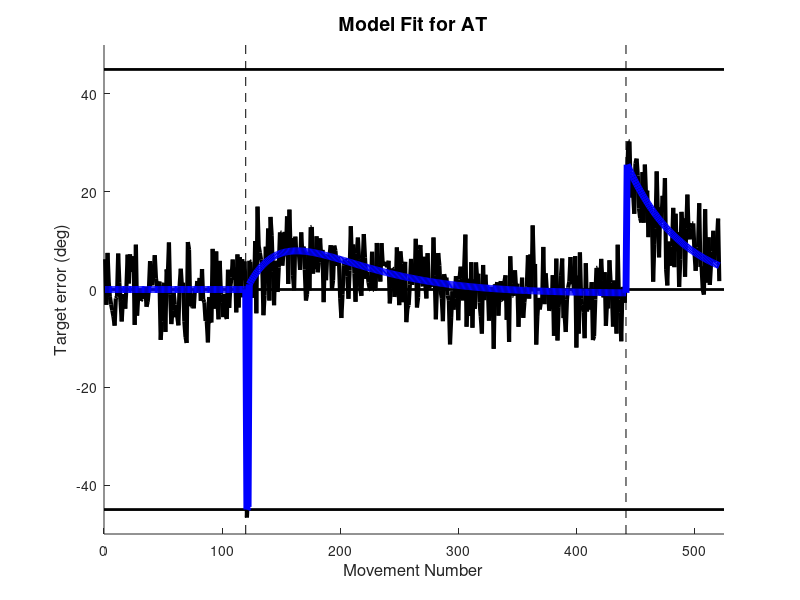

Write the MATLAB code that produced this figure.
%Taylor & Ivry strategy model (Plos Comp Bio - 2011). Running this script
%will generate something that should like Figure 6A from the paper. Main 
%point of model is that strategy acts on target error and adaptation 
%(internal model/state estimate) updates based on the aiming error, or 
%sensory prediction error (SPE). 

clear all; close all

A = .991; %retention factor for adaptation 
B = .012; %learning rate for adaptation
E = .999; %retention factor for strategy
K = .985; %certainty in aiming target location
F = .023; %learning rate for strategy (how quickly aiming gets adjusted)

nBsl = 120;
nRot = 322;
nWO = 80;

s(1:nBsl+2) = [zeros(nBsl+2,1)]; %strategy is zero for baseline and first two rotation
s(nBsl+3) = 45; %participant told to aim to 45 on 3rd trial of rotation                                      
                                         
r = [zeros(nBsl,1); ones(nRot,1)*-45; zeros(nWO,1)]; %45 deg VMR
r_est(1) = 0; %initializing IM (state estimate)

sigma_m = 5; %motor variability of our humanoid subject

for n=1:length(r)-1
    
    %Full model
    e_tgt(n) = s(n) + (r(n)-r_est(n));  %eqn3: the error you see is the sum
                                        %of your strategy + the rotation - 
                                        %state estimate
    
    e_aim(n) = r(n) - r_est(n) + (s(n) - K*s(n));   %eqn6: captures idea of 
                                                    %uncertainty in desired
                                                    %aim location
    
    r_est(n+1) = A*r_est(n) + B*e_aim(n); %eqn2: state update is based on 
                                          %aiming error NOT target error 
                                          %(this is key to model)
    
    if n<=nBsl+2 
        s(n) = s(n);
    elseif n>nBsl+2 & n<nBsl+nRot
        s(n+1) = E*s(n) - F*e_tgt(n); %adjusting strategy begins in 
                                      %perturbation block
    elseif n>=nBsl+nRot
        s(n+1) = 0; %we have to set participant's strategy back to zero 
                    %after perturbation is turned off
    end
    
    humanoid(n) = e_tgt(n) + randn(1)*sigma_m; %I'm just corrupting the model 
                                         %with Gaussian noise so that it
                                         %looks like participant in Fig. 6A
                                
end

figure; hold on
ylim([-50 50])
xlim([0 525])
title('Model Fit for AT','fontsize',14)
ylabel('Target error (deg)','fontsize',12)
xlabel('Movement Number','fontsize',12)
line(xlim,[0 0],'color','k','linewidth',2)
line(xlim,[45 45],'color','k','linewidth',2)
line(xlim,[-45 -45],'color','k','linewidth',2)
line([120 120],ylim,'linestyle','--','color','k')
line([442 442],ylim,'linestyle','--','color','k')
plot(humanoid,'k','linewidth',3)
plot(e_tgt,'b','linewidth',5)

